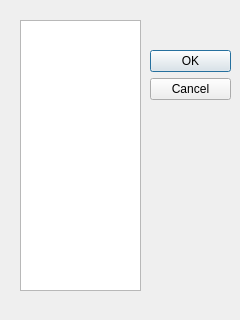
<?xml version="1.0" encoding="UTF-8"?>
<ui version="4.0">
 <class>DialogManageUser</class>
 <widget class="QDialog" name="DialogManageUser">
  <property name="geometry">
   <rect>
    <x>0</x>
    <y>0</y>
    <width>240</width>
    <height>320</height>
   </rect>
  </property>
  <property name="windowTitle">
   <string>Dialog</string>
  </property>
  <widget class="QDialogButtonBox" name="buttonBox">
   <property name="geometry">
    <rect>
     <x>150</x>
     <y>50</y>
     <width>81</width>
     <height>301</height>
    </rect>
   </property>
   <property name="orientation">
    <enum>Qt::Vertical</enum>
   </property>
   <property name="standardButtons">
    <set>QDialogButtonBox::Cancel|QDialogButtonBox::Ok</set>
   </property>
  </widget>
  <widget class="QTextEdit" name="textEdit">
   <property name="geometry">
    <rect>
     <x>20</x>
     <y>20</y>
     <width>121</width>
     <height>271</height>
    </rect>
   </property>
  </widget>
 </widget>
 <resources/>
 <connections>
  <connection>
   <sender>buttonBox</sender>
   <signal>accepted()</signal>
   <receiver>DialogManageUser</receiver>
   <slot>accept()</slot>
   <hints>
    <hint type="sourcelabel">
     <x>248</x>
     <y>254</y>
    </hint>
    <hint type="destinationlabel">
     <x>157</x>
     <y>274</y>
    </hint>
   </hints>
  </connection>
  <connection>
   <sender>buttonBox</sender>
   <signal>rejected()</signal>
   <receiver>DialogManageUser</receiver>
   <slot>reject()</slot>
   <hints>
    <hint type="sourcelabel">
     <x>316</x>
     <y>260</y>
    </hint>
    <hint type="destinationlabel">
     <x>286</x>
     <y>274</y>
    </hint>
   </hints>
  </connection>
 </connections>
</ui>
